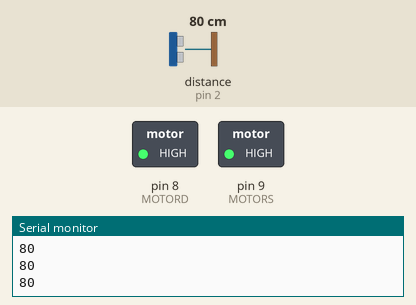
Simulated run of this sketch. Board: Arduino Uno, built with avr-gcc and run on an emulated ATmega328P. Shown: switched loads named in the sketch (green lamp = pin HIGH), the last lines printed to the serial monitor. Wiring (inferred from the names in the program): ultrasonic range finder: trigger pin 3; echo pin 2. The inputs (shaded band) are chosen by the test bench; at power-on: distance to the obstacle (sensor on pin 2) 80 cm. The echo pulse lasts 58.3 µs per cm; pins used as bus, display or sensor lines are not drawn.

Above: at 1.2 s.
1.3 s: distance to the obstacle (sensor on pin 2) set to 2 cm
At 1.6 s:
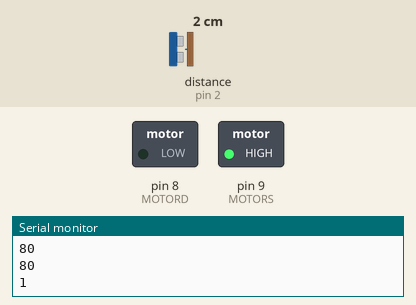
2.8 s: distance to the obstacle (sensor on pin 2) set to 35 cm
At 4.0 s:
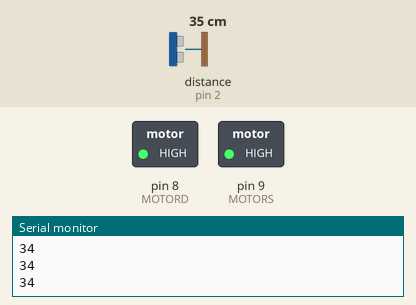
4.3 s: distance to the obstacle (sensor on pin 2) set to 4 cm
At 5.1 s:
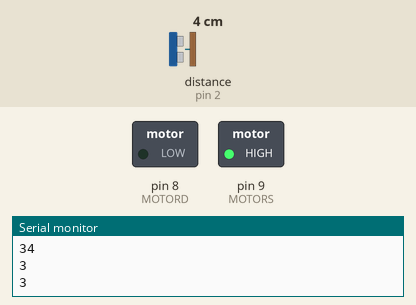
Timing chart, 0 to 7.3 s (numbered marks = the images above; inputs shaded):
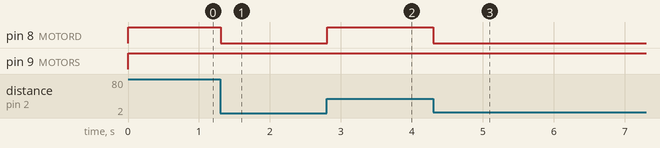

The sketch:

sketch_arduino_robot_evita_ostacoli.ino
```cpp
//ARDUINO ROBOT EVITA OSTACOLI CON HC-SR04

//Autore Fancello Salvatore

//Per maggiori info: http://www.progettiarduino.com

/////////////////////////////////////////////////

 int MOTORD=8;
 int MOTORS=9;
#define echoPin 2 // Pin che riceve la pulsazione echo
#define trigPin 3

void setup(){
  Serial.begin(9600);
pinMode(MOTORD,OUTPUT);
pinMode(MOTORS,OUTPUT);
pinMode(echoPin, INPUT);// setto echopin come input
pinMode(trigPin, OUTPUT);// setto trigger come output
}
void loop(){


  digitalWrite(trigPin, LOW);
  delayMicroseconds(2);
  digitalWrite(trigPin, HIGH);
  delayMicroseconds(10);
  digitalWrite(trigPin, LOW);
  int distance = pulseIn(echoPin, HIGH);
  distance= distance/58;
   Serial.println(distance);
   // se ho un ostacolo a 25 cm di distanza gira a destra tenedo ferma la ruota destra
  if((distance<25)&&(distance!=0)){  // a volte arrivano degli zeri e quelli non li devo prendere in considerazione
  digitalWrite(MOTORS,HIGH); // accendo un motore e spengo l'altro così posso girare
  digitalWrite(MOTORD,LOW);
  delay(500);
  }
   else{ // vado dritto
  digitalWrite(MOTORS,HIGH);
  digitalWrite(MOTORD,HIGH);

  }

}
```

Measured:
- after the input at 1.3 s, pin 8 (MOTORD): HIGH → LOW at once
- after the input at 2.8 s, pin 8 (MOTORD): LOW → HIGH at once
- after the input at 4.3 s, pin 8 (MOTORD): HIGH → LOW at once
